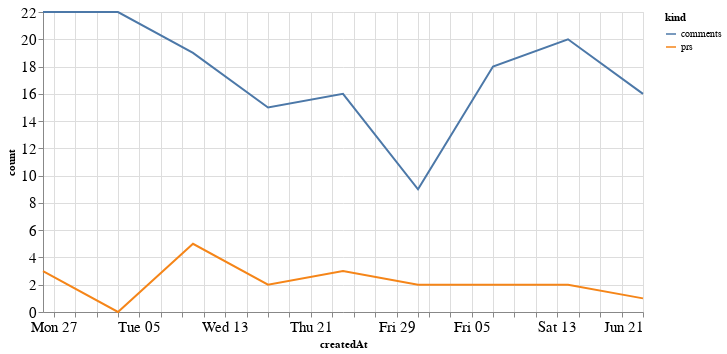

The cell this chart's notebook holds for it:
### Code cell
alt.Chart(total_time, width=600).mark_line().encode(
    x='createdAt',
    y='count',
    color='kind'
)

### Figure 1 — Vega-Lite specification as saved in the notebook (floating-point values rounded to 4 significant figures)
{"config": {"axisLeft": {"labelFontSize": 15}, "axisBottom": {"labelFontSize": 15}}, "data": {"name": "data-65514ddd6253305837aab842091e6419"}, "mark": "line", "encoding": {"color": {"type": "nominal", "field": "kind"}, "x": {"type": "temporal", "field": "createdAt"}, "y": {"type": "quantitative", "field": "count"}}, "width": 600, "$schema": "https://vega.github.io/schema/vega-lite/v4.8.1.json", "datasets": {"data-65514ddd6253305837aab842091e6419": [{"createdAt": "2020-04-26T00:00:00", "kind": "prs", "count": 3}, {"createdAt": "2020-05-03T00:00:00", "kind": "prs", "count": 0}, {"createdAt": "2020-05-10T00:00:00", "kind": "prs", "count": 5}, {"createdAt": "2020-05-17T00:00:00", "kind": "prs", "count": 2}, {"createdAt": "2020-05-24T00:00:00", "kind": "prs", "count": 3}, {"createdAt": "2020-05-31T00:00:00", "kind": "prs", "count": 2}, {"createdAt": "2020-06-07T00:00:00", "kind": "prs", "count": 2}, {"createdAt": "2020-06-14T00:00:00", "kind": "prs", "count": 2}, {"createdAt": "2020-06-21T00:00:00", "kind": "prs", "count": 1}, {"createdAt": "2020-04-26T00:00:00", "kind": "comments", "count": 22}, {"createdAt": "2020-05-03T00:00:00", "kind": "comments", "count": 22}, {"createdAt": "2020-05-10T00:00:00", "kind": "comments", "count": 19}, {"createdAt": "2020-05-17T00:00:00", "kind": "comments", "count": 15}, {"createdAt": "2020-05-24T00:00:00", "kind": "comments", "count": 16}, {"createdAt": "2020-05-31T00:00:00", "kind": "comments", "count": 9}, {"createdAt": "2020-06-07T00:00:00", "kind": "comments", "count": 18}, {"createdAt": "2020-06-14T00:00:00", "kind": "comments", "count": 20}, {"createdAt": "2020-06-21T00:00:00", "kind": "comments", "count": 16}]}}
